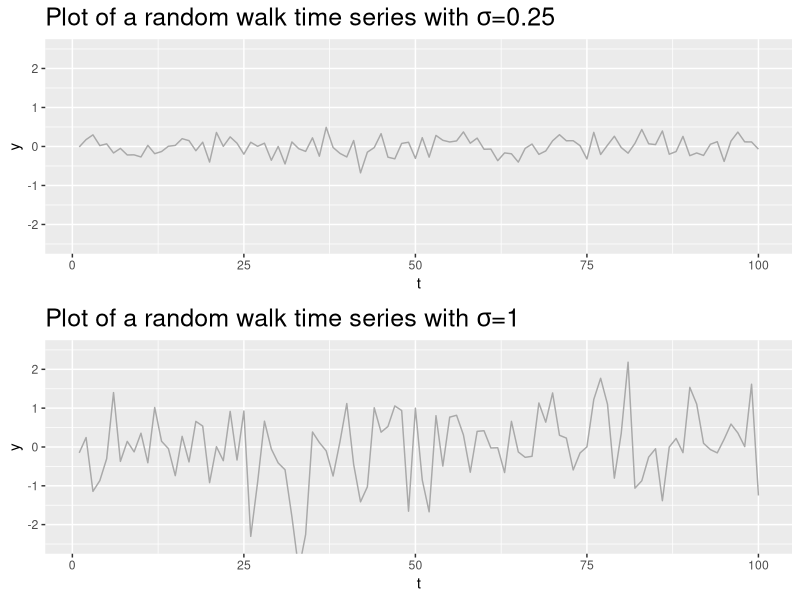
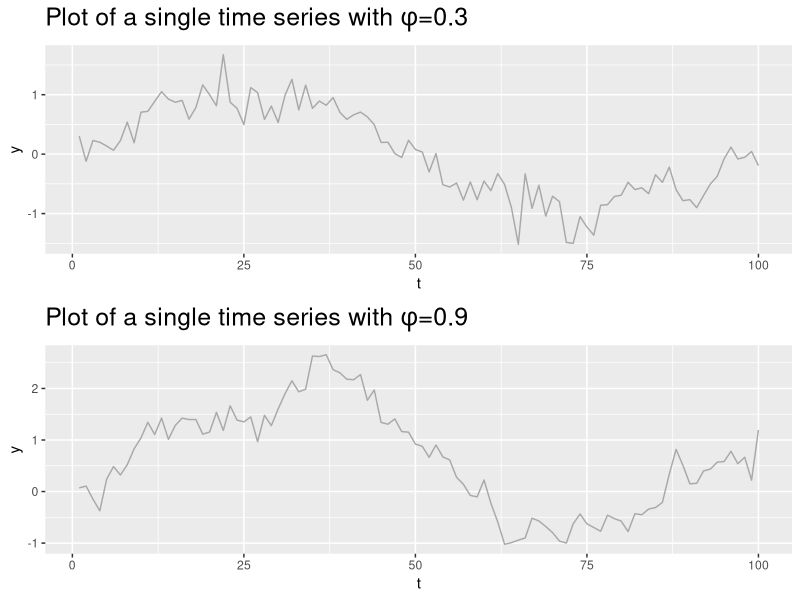
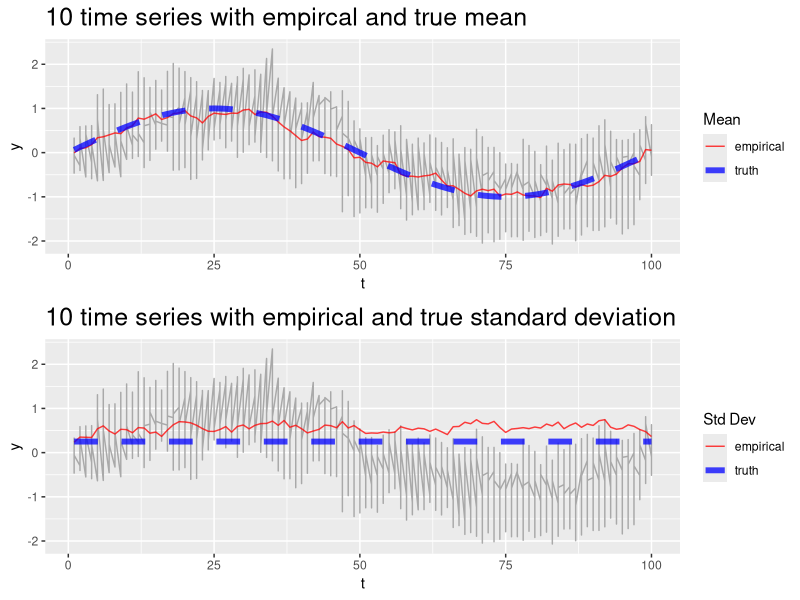
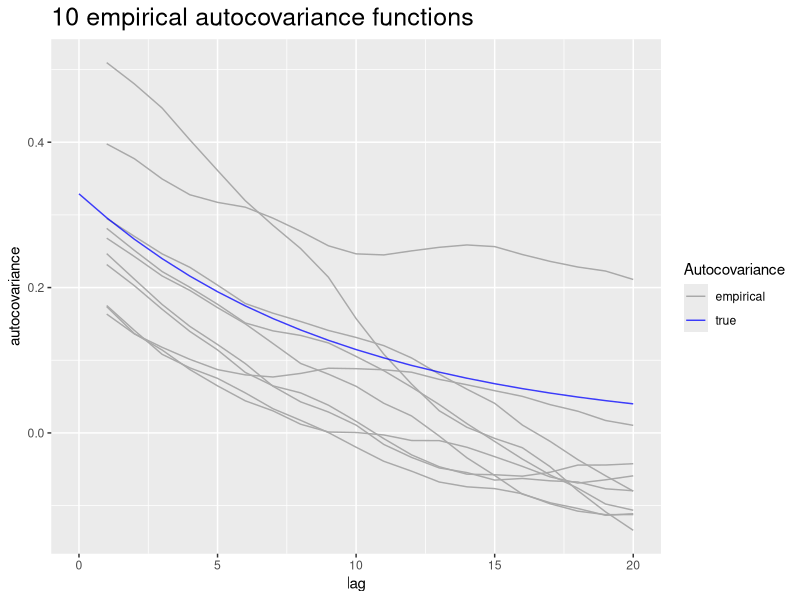
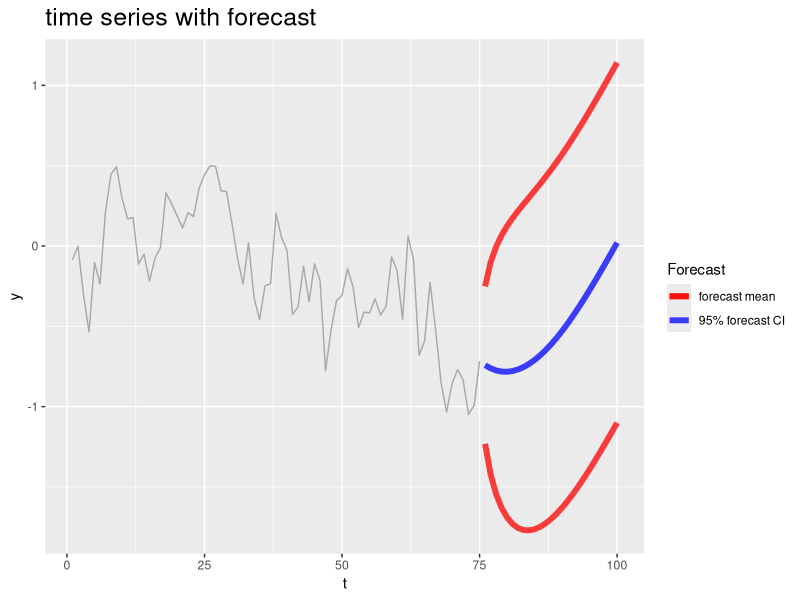
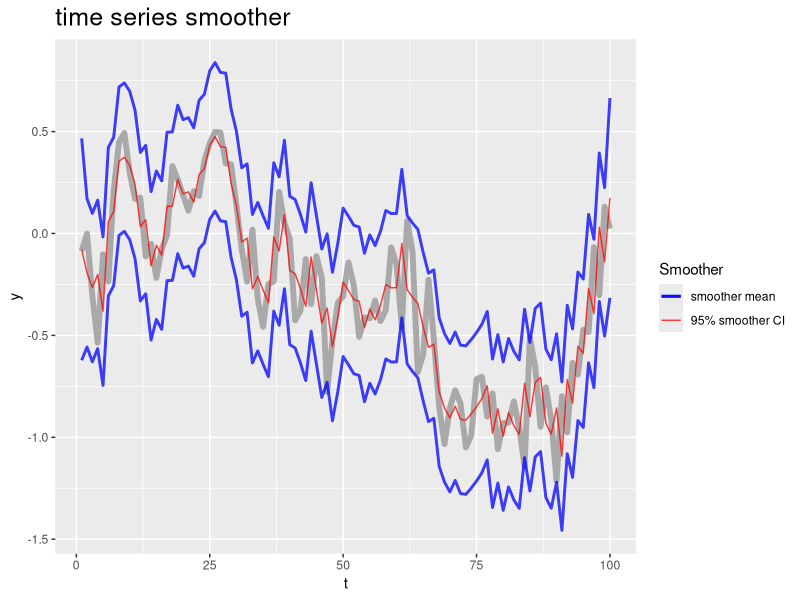
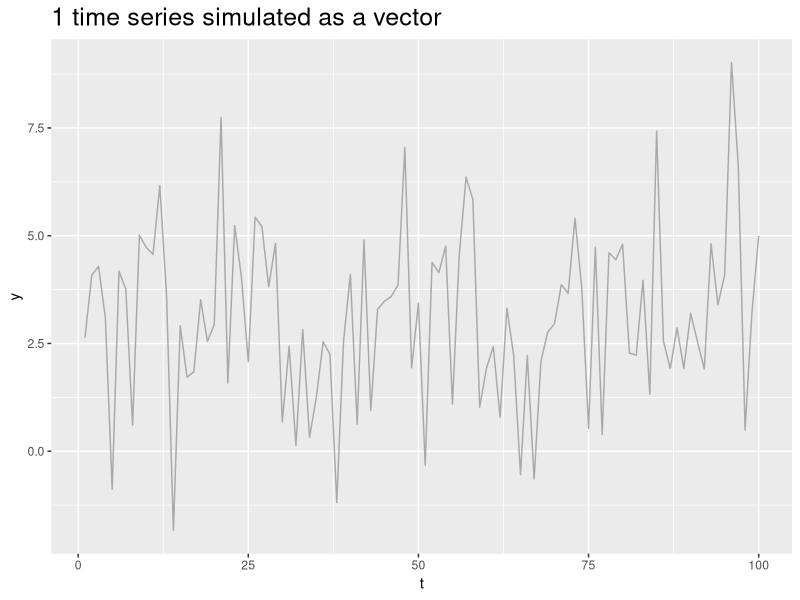
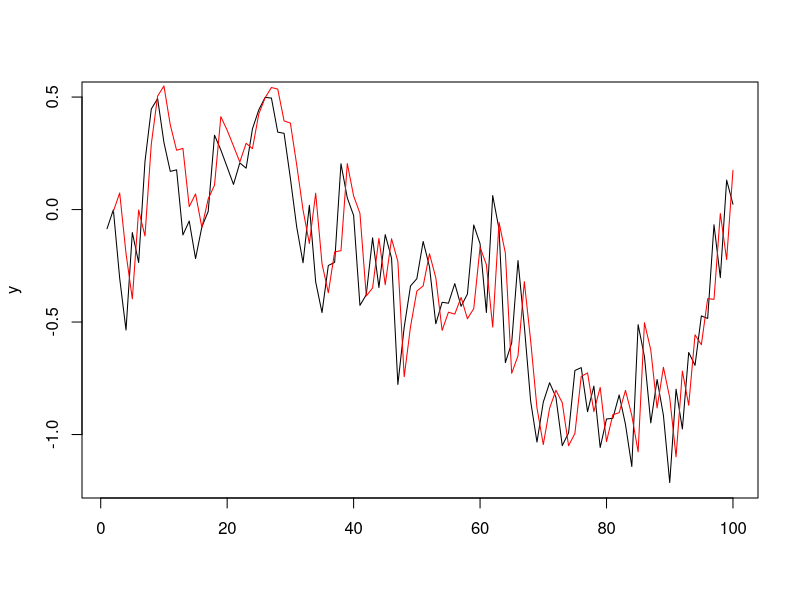

The R script that drew these images, in order:
## ---- chunk 1
## Load R packages and define helper functions
library(ggplot2, quietly = TRUE)
library(reshape2, quietly = TRUE)
library(grid, quietly = TRUE)
## Function to plot multiple ggplots on the same image
multiplot <- function(..., plotlist=NULL, cols) {
  require(grid)
	
	# Make a list from the ... arguments and plotlist
	plots <- c(list(...), plotlist)
	
	numPlots = length(plots)
	
	# Make the panel
	plotCols = cols                       # Number of columns of plots
	plotRows = ceiling(numPlots/plotCols) # Number of rows needed, calculated from # of cols
	
	# Set up the page
	grid.newpage()
	pushViewport(viewport(layout = grid.layout(plotRows, plotCols)))
	vplayout <- function(x, y)
		viewport(layout.pos.row = x, layout.pos.col = y)
	
	# Make each plot, in the correct location
	for (i in 1:numPlots) {
		curRow = ceiling(i/plotCols)
		curCol = (i-1) %% plotCols + 1
		print(plots[[i]], vp = vplayout(curRow, curCol ))
	}	
}

##
## function to simulate time series
##

simTimeSeries <- function(t, N, mu, s, phi){
  if(N == 1){
    y <- rep(0, t)                                      ## initialize container
    y[1] <- mu[1] + rnorm(1, 0, s)                      ## initailize time series at time 1
    for(i in 2:t){
      epsilon <- rnorm(1, 0, s)                         ## independent random error
      y[i] <- mu[i] + phi * (y[i-1] - mu[i-1]) + epsilon            ## autoregressive model
    }
  } else {
    y <- matrix(0, t, N)                                ## initialize container
    y[1, ] <- mu[1] + rnorm(N, 0, s)                    ## initailize time series at time 1
    for(i in 2:t){
      epsilon <- rnorm(N, 0, s)                         ## independent random error
      y[i, ] <- mu[i] + phi * (y[i-1, ] - mu[i-1]) + epsilon        ## autoregressive model
    }
  }
  return(y)
}

## ---- chunk 2
N <- 1                              ## pick the number of time series
t <- 100                            ## pick a time series length
mu <- rep(0, t)                     ## pick a mean structure
s_low <- 0.25                       ## pick standard deviation
s_high <- 1                         ## pick standard deviation

y_s_low <- simTimeSeries(t, N, mu, s_low, phi=0)
y_s_high <- simTimeSeries(t, N, mu, s_high, phi=0)
plot_s_low <- ggplot(data=data.frame(y=y_s_low, t=1:t), aes(y=y, x=t)) + 
  geom_line(alpha=1, colour="darkgrey") + coord_cartesian(ylim=c(-2.5, 2.5)) +
  ggtitle(substitute(paste("Plot of a random walk time series with ", 
                           sigma, "=", sd), list(sd=s_low))) + 
  theme(plot.title = element_text(size=18)) 
plot_s_high <- ggplot(data=data.frame(y=y_s_high, t=1:t), aes(y=y, x=t)) + 
  geom_line(alpha=1, colour="darkgrey") + coord_cartesian(ylim=c(-2.5, 2.5)) +
  ggtitle(substitute(paste("Plot of a random walk time series with ", 
                           sigma, "=", sd), list(sd=s_high))) +  
  theme(plot.title = element_text(size=18)) 
multiplot(plot_s_low, plot_s_high, cols=1)

## ---- chunk 3
N <- 1                              ## pick the number of time series
t <- 100                            ## pick a time series length
mu <- sin(2 * pi * (1:t)/t)         ## pick a mean structure
# mu <- rep(0, t)                     ## pick a mean structure
# mu <- rep(6, t)                     ## pick a mean structure
s <- 0.25                           ## pick standard deviation
phi_low <- 0.30                     ## pick autocorrelation parameter
phi_high <- 0.90                    ## pick autocorrelation parameter

y_phi_low <- simTimeSeries(t, N, mu, s, phi=phi_low)
y_phi_high <- simTimeSeries(t, N, mu, s, phi=phi_high)
plot_phi_low <- ggplot(data=data.frame(y=y_phi_low, t=1:t), aes(y=y, x=t)) + 
  geom_line(alpha=1, colour="darkgrey") + 
  ggtitle(substitute(paste("Plot of a single time series with ", phi, "=", p), list(p=phi_low))) + 
  theme(plot.title = element_text(size=18))
plot_phi_high <- ggplot(data=data.frame(y=y_phi_high, t=1:t), aes(y=y, x=t)) + 
  geom_line(alpha=1, colour="darkgrey") + 
  ggtitle(substitute(paste("Plot of a single time series with ", phi, "=", p), list(p=phi_high))) +  
  theme(plot.title = element_text(size=18))
multiplot(plot_phi_low, plot_phi_high, cols=1)
## ---- chunk 4
N <- 10                               ## replicates N
phi <- 0.9                            ## autocorrelation parameter
y <- simTimeSeries(t, N, mu, s, phi)  ## simulate time series

mean_y <- apply(y, 1, mean)           ##  calculate the empirical mean
var_y <-apply(y, 1, var)              ##  calculate the empirical variance
sd_y <- sqrt(N-1) / sqrt(N) * apply(y, 1, sd)               ##  calculate the empirical standard deviation

time_data <- data.frame(y=y, t=1:t)
melt_time <- melt(time_data, id="t")                        
summary_data <- data.frame(mean_y=mean_y, var_y=var_y, sd_y=sd_y, 
#                            mu=mu-phi^(0:(t-1))*mu[1], s=s, t=1:t)
mu=mu, s=s, t=1:t)


## plot time series with mean and variance
plot_mean <- ggplot(data = melt_time, aes(y=value, x=t)) + 
  geom_line(alpha=1, colour="darkgrey") + 
  geom_line(data=summary_data, aes(y=mean_y, x=t, colour="empirical"), 
            alpha=0.75) + 
  geom_line(data=summary_data, aes(y=mu, x=t, colour="truth"), alpha=0.75, 
            lty=2, lwd=2) + 
  scale_colour_manual("Mean", labels=c("empirical", "truth"), 
                      values=c("empirical"="red","truth"="blue")) + 
  scale_y_continuous("y") + scale_x_continuous("t") +
  ggtitle(paste(min(N, 10), 
                "time series with empircal and true mean")) +
  theme(plot.title = element_text(size=18))
 
plot_sd <- ggplot(data = melt_time, aes(y=value, x=t)) + 
  geom_line(alpha=1, colour="darkgrey") + 
  geom_line(data=summary_data, aes(y=sd_y, x=t, colour="empirical"), 
            alpha=0.75) + 
  geom_line(data=summary_data, aes(y=s, x=t, colour="truth"), alpha=0.75, 
            lty=2, lwd=2) + 
  scale_colour_manual("Std Dev", labels=c("empirical", "truth"), 
                      values=c("empirical"="red","truth"="blue")) + 
  scale_y_continuous("y") + scale_x_continuous("t") + 
  ggtitle(paste(min(N, 10), 
                "time series with empirical and true standard deviation")) + 
  theme(plot.title = element_text(size=18))

## Plot using multiplot
multiplot(plot_mean, plot_sd, cols=1)
## ---- chunk 5
covariances <- matrix(0, min(t, 20), N)
for(i in 1:N){
    for(k in 1:min(t, 20)-1){
      covariances[k+1, i] <- cov(y[1:(t-k), i] - mu[1:(t-k)], y[1:(t-k) + k, i] - mu[1:(t-k) + k])
  }
}

cov_data <- data.frame(y=covariances, t=1:20)
melt_cov <- melt(cov_data, id="t")
ggplot(data = melt_cov, aes(y=value, x=t)) + 
  geom_line(data=melt_cov, aes(y=value, x=t, group=variable, colour="empirical"), alpha=1) + 
  geom_line(data=data.frame(y=s^2/(1-phi^2) * phi^(0:min(t,20)), x=0:min(t, 20)), aes(y=y, x=x, colour="truth"), 
            alpha=0.75) + 
  scale_colour_manual("Autocovariance", labels=c("empirical", "true"), 
                      values=c("empirical"="darkgrey","truth"="blue")) + 
  scale_y_continuous("autocovariance") + scale_x_continuous("lag") + 
  ggtitle(paste(min(N, 10), 
                "empirical autocovariance functions")) + 
  theme(plot.title = element_text(size=18))
## ---- chunk 6
set.seed(11)
N <- 1                                ## replicates N
phi <- 0.9                            ## autocorrelation parameter
mu <- sin(2 * pi * (1:t)/t)         ## pick a mean structure
# mu <- rep(0, t)                       ## pick a mean structure
# mu <- rep(6, t)                       ## pick a mean structure
s <- 0.25                             ## pick standard deviation
y <- simTimeSeries(t, N, mu, s, phi)  ## simulate time series

tau <- 75
y[(tau+1):t] <- NA
forecast_data <- data.frame(y=y, t=1:t)
melt_forecast <- melt(forecast_data, id="t") 
forecast_mean <- rep(NA, t-tau)
forecast_sd <- rep(NA, t-tau)
for(i in (tau+1):t){
  lag <- i-tau
  forecast_mean[lag] <- mu[i] + phi^(lag) *
                          (y[tau] - mu[tau])
  forecast_sd[lag] <- sqrt(sum(phi^(2 * (1:lag - 1)) * s^2))
}
forecast_data <- data.frame(mean=forecast_mean, sd=forecast_sd, 
                            lower_CI=forecast_mean - 1.96 * forecast_sd,
                            upper_CI=forecast_mean + 1.96 * forecast_sd,
                            t=(tau+1):t)
ggplot(data = melt_forecast, aes(y=value, x=t)) + 
  geom_line(alpha=1, colour="darkgrey") + 
  geom_line(data=forecast_data, aes(y=mean, x=t, colour="forecast mean"), 
            alpha=0.75, lwd=2) + 
  geom_line(data=forecast_data, aes(y=lower_CI, x=t,
                                    colour="95% forecast CI"), alpha=0.75, 
            lty=1, lwd=2) + 
  geom_line(data=forecast_data, aes(y=upper_CI, x=t, 
                                    colour="95% forecast CI"), alpha=0.75, 
            lty=1, lwd=2) + 
  scale_colour_manual("Forecast", labels=c("forecast mean", "95% forecast CI"),
                      values=c("forecast mean"="blue", 
                               "95% forecast CI"="red")) + 
  scale_y_continuous("y") + scale_x_continuous("t") +
  ggtitle("time series with forecast") +
  theme(plot.title = element_text(size=18))
## ---- chunk 7
set.seed(11)
N <- 1                                ## replicates N
phi <- 0.9                            ## autocorrelation parameter
mu <- sin(2 * pi * (1:t)/t)           ## pick a mean structure
# mu <- rep(0, t)                       ## pick a mean structure
# mu <- rep(6, t)                       ## pick a mean structure
s <- 0.25                             ## pick standard deviation
y <- simTimeSeries(t, N, mu, s, phi)  ## simulate time series

smoother_mean <- rep(NA, t)
smoother_sd <- rep(NA, t)
for(i in 1:t){
  if (i==1) {
    smoother_mean[i] <- (phi * (y[i+1] - mu[i+1] + phi * mu[i])) / (phi^2)
    smoother_sd[i] <- sqrt(s^2/phi^2)
  } else if (i == t) {
    smoother_mean[i] <- (mu[i] + phi * (y[i-1] - mu[i-1]))
    smoother_sd[i] <- sqrt(s^2)
  } else {
    smoother_mean[i] <- (mu[i] + phi * (y[i-1] - mu[i-1]) + phi * 
                           (y[i+1] - mu[i+1] + phi * mu[i])) / (1 + phi^2)
    smoother_sd[i] <- sqrt(s^2/(1 + phi^2))
  }
}

smoother_data <- data.frame(mean=smoother_mean, sd=smoother_sd, t=1:t,
                            lower_CI=smoother_mean - 1.96 * smoother_sd, 
                            upper_CI=smoother_mean + 1.96 * smoother_sd)
melt_smoother <- melt(data.frame(y=y, t=1:t), id="t") 
ggplot(data = melt_smoother, aes(y=value, x=t)) + 
  geom_line(alpha=1, colour="darkgrey", lwd=2) + 
  geom_line(data=smoother_data, aes(y=mean, x=t, colour="smoother mean"), 
            alpha=0.75) + 
  geom_line(data=smoother_data, aes(y=lower_CI, x=t,
                                    colour="95% smoother CI"), alpha=0.75, 
            lty=1, lwd=1) + 
  geom_line(data=smoother_data, aes(y=upper_CI, x=t, 
                                    colour="95% smoother CI"), alpha=0.75, 
            lty=1, lwd=1) + 
  scale_colour_manual("Smoother",
                      labels=c("smoother mean", "95% smoother CI"), 
                      values=c("smoother mean"="red", 
                               "95% smoother CI"="blue")) + 
  scale_y_continuous("y") + scale_x_continuous("t") +
  ggtitle("time series smoother") +
  theme(plot.title = element_text(size=18))
## ---- chunk 8
R <- toeplitz(phi^(0:(t-1)))
Sigma <- s^2 / (1 - phi^2) * R
library(mvtnorm)
X <- cbind(rep(1, t), rnorm(t))            ## construct a simple linear
                                           ## regression model with an 
                                           ## intercept and one covariate

beta <- c(3, 2)                            ## choose beta_0=3, beta_1=2
y_vec <- t(rmvnorm(N, X %*% beta, Sigma))

vec_data <- data.frame(y=y_vec, t=1:t)
melt_vec <- melt(vec_data, id="t")                        

ggplot(data = melt_vec, aes(y=value, x=t)) + 
  geom_line(alpha=1, colour="darkgrey") + 
  scale_y_continuous("y") + scale_x_continuous("t") + 
  ggtitle(paste(min(N, 10), 
                "time series simulated as a vector")) + 
  theme(plot.title = element_text(size=18))
## ---- chunk 9
Z <- toeplitz(c(phi^(1:t)))[1:(t-1), ]      ## construct the (t-1) by t basis
                                            ## matrix for one step ahead
                                            ## forecasting

y_hat_one_step_ahead <- mu[2:t] + Z %*% solve(R) %*% (y - mu)
matplot(y, type = 'l')
lines(2:t, y_hat_one_step_ahead, col = "red")
# sd_y_hat_one_step_ahead <-
#   
#   diag(Z %*% solve(R) %*% (y - mu) %*% t(solve(R) %*% (y - mu)) %*% t(Z))
#     
#   diag(Z %*% solve(R) %*% (s^2 * R) %*% t(solve(R)) %*% t(Z))
# 
# sqrt(s^2 / (1-phi^2))
## ---- chunk 10
N <- 10                                    ## construct 10 time series
R <- toeplitz(phi^(0:(t-1)))
Sigma <- s^2 * R
X <- cbind(rep(1, t), 1:t)                 ## construct a simple linear
                                           ## regression model in time with an 
					   					   					   			 ## intercept and one covariate

beta <- c(3, 2 / t)                        ## choose beta_0=3, beta_1=2 units
                                           ## increase during time series

y_vec <- t(rmvnorm(N, X %*% beta, Sigma))  ## N by t matrix, rows are        
                                           ## independent time series simulated
					   					   					         ## from vectorized model

Z_chol <- t(chol(R))                       ## construct lower diagonal
					   					   					         ## basis matrix

alpha <- matrix(rnorm(N * t, 0, s), t, N)  ## simulate alpha ~ normal(0, s^2)
y_chol <- matrix(rep(X %*% beta, N), t, N) + Z_chol %*% alpha
					   					   					   			 ## N by t matrix, rows
                                           ## are independent time series 
					   					   					         ## simulated from basis model

Z_svd <- svd(R)$u %*% diag(sqrt(svd(R)$d))
                                           ## construct svd basis matrix

alpha <- matrix(rnorm(N * t, 0, s), t, N)  ## simulate alpha ~ normal(0, s^2)
y_svd <- matrix(rep(X %*% beta, N), t, N) + Z_svd %*% alpha
					   					   					   			 ## N by t matrix, rows
                                           ## are independent time series 
					   					   					         ## simulated from basis model   

y_reduced_dimension <- matrix(rep(X %*% beta, N), t, N) + Z_svd[, 1:20] %*% alpha[1:20, ]
					   					   					   			 ## N by t matrix, rows
                                           ## are independent time series 
					   					   					         ## simulated from reduced dimension
					   					   					         ## basis model   

basis_data <- data.frame(y_vec=y_vec, y_chol=y_chol, y_svd=y_svd,
                         y_reduced=y_reduced_dimension, t=1:t) 

melt_basis <- melt(basis_data, id="t") 
## assign variable name of y_vec and y_cho
melt_basis$variable <- substr(melt_basis$variable, 1, 5)

ggplot(data = melt_basis, aes(y=value, x=t, group=variable)) + 
  geom_line(alpha=1, colour="darkgrey") + 
  scale_y_continuous("y") + scale_x_continuous("t") + 
  ggtitle(paste(min(N, 10), 
                "time series simulated as a vector or through 
                basis expansion")) + 
  theme(plot.title = element_text(size=18)) +
  facet_grid(variable ~ .)

layout(matrix(1:4, 2, 2))
matplot(y_vec, type='l')
matplot(y_chol, type='l')
matplot(y_svd, type='l')
matplot(y_reduced_dimension, type='l')

layout(matrix(1:3, 3, 1))
matplot(Z_chol, type='l', main="Cholesky basis functions")
matplot(Z_svd, type='l', main="svd basis functions")
matplot(Z_svd[, 1:20], type='l', main="reduced dimension basis functions")
